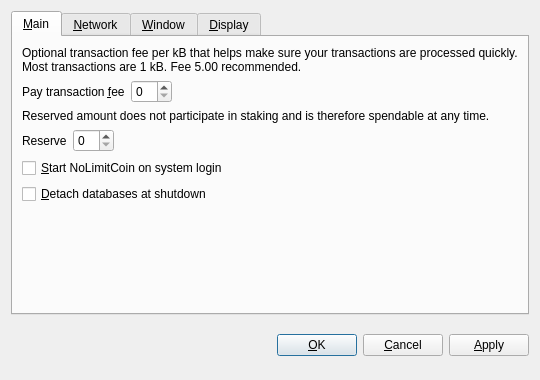
<?xml version="1.0" encoding="UTF-8"?>
<ui version="4.0">
 <class>OptionsDialog</class>
 <widget class="QDialog" name="OptionsDialog">
  <property name="geometry">
   <rect>
    <x>0</x>
    <y>0</y>
    <width>540</width>
    <height>380</height>
   </rect>
  </property>
  <property name="windowTitle">
   <string>Options</string>
  </property>
  <property name="modal">
   <bool>true</bool>
  </property>
  <layout class="QVBoxLayout" name="verticalLayout">
   <item>
    <widget class="QTabWidget" name="tabWidget">
     <property name="tabPosition">
      <enum>QTabWidget::North</enum>
     </property>
     <property name="currentIndex">
      <number>0</number>
     </property>
     <widget class="QWidget" name="tabMain">
      <attribute name="title">
       <string>&amp;Main</string>
      </attribute>
      <layout class="QVBoxLayout" name="verticalLayout_Main">
       <item>
        <widget class="QLabel" name="transactionFeeInfoLabel">
         <property name="text">
          <string>Optional transaction fee per kB that helps make sure your transactions are processed quickly. Most transactions are 1 kB. Fee 5.00 recommended.</string>
         </property>
         <property name="textFormat">
          <enum>Qt::PlainText</enum>
         </property>
         <property name="wordWrap">
          <bool>true</bool>
         </property>
        </widget>
       </item>
       <item>
        <layout class="QHBoxLayout" name="horizontalLayoutFee">
         <item>
          <widget class="QLabel" name="transactionFeeLabel">
           <property name="text">
            <string>Pay transaction &amp;fee</string>
           </property>
           <property name="textFormat">
            <enum>Qt::PlainText</enum>
           </property>
           <property name="buddy">
            <cstring>transactionFee</cstring>
           </property>
          </widget>
         </item>
         <item>
          <widget class="BitcoinAmountField" name="transactionFee"/>
         </item>
         <item>
          <spacer name="horizontalSpacerFee">
           <property name="orientation">
            <enum>Qt::Horizontal</enum>
           </property>
           <property name="sizeHint" stdset="0">
            <size>
             <width>40</width>
             <height>20</height>
            </size>
           </property>
          </spacer>
         </item>
        </layout>
       </item>
       <item>
        <widget class="QLabel" name="reserveBalanceInfoLabel">
         <property name="text">
          <string>Reserved amount does not participate in staking and is therefore spendable at any time.</string>
         </property>
         <property name="textFormat">
          <enum>Qt::PlainText</enum>
         </property>
         <property name="wordWrap">
          <bool>true</bool>
         </property>
        </widget>
       </item>
       <item>
        <layout class="QHBoxLayout" name="horizontalLayoutReserveBalance">
         <item>
          <widget class="QLabel" name="reserveBalanceLabel">
           <property name="text">
            <string>Reserve</string>
           </property>
           <property name="textFormat">
            <enum>Qt::PlainText</enum>
           </property>
           <property name="buddy">
            <cstring>reserveBalance</cstring>
           </property>
          </widget>
         </item>
         <item>
          <widget class="BitcoinAmountField" name="reserveBalance"/>
         </item>
         <item>
          <spacer name="horizontalSpacerReserveBalance">
           <property name="orientation">
            <enum>Qt::Horizontal</enum>
           </property>
           <property name="sizeHint" stdset="0">
            <size>
             <width>40</width>
             <height>20</height>
            </size>
           </property>
          </spacer>
         </item>
        </layout>
       </item>
       <item>
        <widget class="QCheckBox" name="bitcoinAtStartup">
         <property name="toolTip">
          <string>Automatically start NoLimitCoin after logging in to the system.</string>
         </property>
         <property name="text">
          <string>&amp;Start NoLimitCoin on system login</string>
         </property>
        </widget>
       </item>
       <item>
        <widget class="QCheckBox" name="detachDatabases">
         <property name="toolTip">
          <string>Detach block and address databases at shutdown. This means they can be moved to another data directory, but it slows down shutdown. The wallet is always detached.</string>
         </property>
         <property name="text">
          <string>&amp;Detach databases at shutdown</string>
         </property>
        </widget>
       </item>
       <item>
        <spacer name="verticalSpacer_Main">
         <property name="orientation">
          <enum>Qt::Vertical</enum>
         </property>
         <property name="sizeHint" stdset="0">
          <size>
           <width>20</width>
           <height>40</height>
          </size>
         </property>
        </spacer>
       </item>
      </layout>
     </widget>
     <widget class="QWidget" name="tabNetwork">
      <attribute name="title">
       <string>&amp;Network</string>
      </attribute>
      <layout class="QVBoxLayout" name="verticalLayout_Network">
       <item>
        <widget class="QCheckBox" name="mapPortUpnp">
         <property name="toolTip">
          <string>Automatically open the NoLimitCoin client port on the router. This only works when your router supports UPnP and it is enabled.</string>
         </property>
         <property name="text">
          <string>Map port using &amp;UPnP</string>
         </property>
        </widget>
       </item>
       <item>
        <widget class="QCheckBox" name="connectSocks">
         <property name="toolTip">
          <string>Connect to the NoLimitCoin network through a SOCKS proxy (e.g. when connecting through Tor).</string>
         </property>
         <property name="text">
          <string>&amp;Connect through SOCKS proxy:</string>
         </property>
        </widget>
       </item>
       <item>
        <layout class="QHBoxLayout" name="horizontalLayout_Network">
         <item>
          <widget class="QLabel" name="proxyIpLabel">
           <property name="text">
            <string>Proxy &amp;IP:</string>
           </property>
           <property name="textFormat">
            <enum>Qt::PlainText</enum>
           </property>
           <property name="buddy">
            <cstring>proxyIp</cstring>
           </property>
          </widget>
         </item>
         <item>
          <widget class="QValidatedLineEdit" name="proxyIp">
           <property name="maximumSize">
            <size>
             <width>140</width>
             <height>16777215</height>
            </size>
           </property>
           <property name="toolTip">
            <string>IP address of the proxy (e.g. 127.0.0.1)</string>
           </property>
          </widget>
         </item>
         <item>
          <widget class="QLabel" name="proxyPortLabel">
           <property name="text">
            <string>&amp;Port:</string>
           </property>
           <property name="textFormat">
            <enum>Qt::PlainText</enum>
           </property>
           <property name="buddy">
            <cstring>proxyPort</cstring>
           </property>
          </widget>
         </item>
         <item>
          <widget class="QLineEdit" name="proxyPort">
           <property name="maximumSize">
            <size>
             <width>55</width>
             <height>16777215</height>
            </size>
           </property>
           <property name="toolTip">
            <string>Port of the proxy (e.g. 9050)</string>
           </property>
          </widget>
         </item>
         <item>
          <widget class="QLabel" name="socksVersionLabel">
           <property name="text">
            <string>SOCKS &amp;Version:</string>
           </property>
           <property name="textFormat">
            <enum>Qt::PlainText</enum>
           </property>
           <property name="buddy">
            <cstring>socksVersion</cstring>
           </property>
          </widget>
         </item>
         <item>
          <widget class="QValueComboBox" name="socksVersion">
           <property name="toolTip">
            <string>SOCKS version of the proxy (e.g. 5)</string>
           </property>
          </widget>
         </item>
         <item>
          <spacer name="horizontalSpacer_Network">
           <property name="orientation">
            <enum>Qt::Horizontal</enum>
           </property>
           <property name="sizeHint" stdset="0">
            <size>
             <width>40</width>
             <height>20</height>
            </size>
           </property>
          </spacer>
         </item>
        </layout>
       </item>
       <item>
        <spacer name="verticalSpacer_Network">
         <property name="orientation">
          <enum>Qt::Vertical</enum>
         </property>
         <property name="sizeHint" stdset="0">
          <size>
           <width>20</width>
           <height>40</height>
          </size>
         </property>
        </spacer>
       </item>
      </layout>
     </widget>
     <widget class="QWidget" name="tabWindow">
      <attribute name="title">
       <string>&amp;Window</string>
      </attribute>
      <layout class="QVBoxLayout" name="verticalLayout_Window">
       <item>
        <widget class="QCheckBox" name="minimizeToTray">
         <property name="toolTip">
          <string>Show only a tray icon after minimizing the window.</string>
         </property>
         <property name="text">
          <string>&amp;Minimize to the tray instead of the taskbar</string>
         </property>
        </widget>
       </item>
       <item>
        <widget class="QCheckBox" name="minimizeOnClose">
         <property name="toolTip">
          <string>Minimize instead of exit the application when the window is closed. When this option is enabled, the application will be closed only after selecting Quit in the menu.</string>
         </property>
         <property name="text">
          <string>M&amp;inimize on close</string>
         </property>
        </widget>
       </item>
       <item>
        <spacer name="verticalSpacer_Window">
         <property name="orientation">
          <enum>Qt::Vertical</enum>
         </property>
         <property name="sizeHint" stdset="0">
          <size>
           <width>20</width>
           <height>40</height>
          </size>
         </property>
        </spacer>
       </item>
      </layout>
     </widget>
     <widget class="QWidget" name="tabDisplay">
      <attribute name="title">
       <string>&amp;Display</string>
      </attribute>
      <layout class="QVBoxLayout" name="verticalLayout_Display">
       <item>
        <layout class="QHBoxLayout" name="horizontalLayout_1_Display">
         <item>
          <widget class="QLabel" name="langLabel">
           <property name="text">
            <string>User Interface &amp;language:</string>
           </property>
           <property name="textFormat">
            <enum>Qt::PlainText</enum>
           </property>
           <property name="buddy">
            <cstring>lang</cstring>
           </property>
          </widget>
         </item>
         <item>
          <widget class="QValueComboBox" name="lang">
           <property name="toolTip">
            <string>The user interface language can be set here. This setting will take effect after restarting NoLimitCoin.</string>
           </property>
          </widget>
         </item>
        </layout>
       </item>
       <item>
        <layout class="QHBoxLayout" name="horizontalLayout_2_Display">
         <item>
          <widget class="QLabel" name="unitLabel">
           <property name="text">
            <string>&amp;Unit to show amounts in:</string>
           </property>
           <property name="textFormat">
            <enum>Qt::PlainText</enum>
           </property>
           <property name="buddy">
            <cstring>unit</cstring>
           </property>
          </widget>
         </item>
         <item>
          <widget class="QValueComboBox" name="unit">
           <property name="toolTip">
            <string>Choose the default subdivision unit to show in the interface and when sending coins.</string>
           </property>
          </widget>
         </item>
        </layout>
       </item>
       <item>
        <widget class="QCheckBox" name="displayAddresses">
         <property name="toolTip">
          <string>Whether to show NoLimitCoin addresses in the transaction list or not.</string>
         </property>
         <property name="text">
          <string>&amp;Display addresses in transaction list</string>
         </property>
        </widget>
       </item>
       <item>
        <widget class="QCheckBox" name="coinControlFeatures">
         <property name="toolTip">
          <string>Whether to show coin control features or not.</string>
         </property>
         <property name="text">
          <string>Display coin &amp;control features (experts only!)</string>
         </property>
        </widget>
       </item>
       <item>
        <spacer name="verticalSpacer_Display">
         <property name="orientation">
          <enum>Qt::Vertical</enum>
         </property>
         <property name="sizeHint" stdset="0">
          <size>
           <width>20</width>
           <height>40</height>
          </size>
         </property>
        </spacer>
       </item>
      </layout>
     </widget>
    </widget>
   </item>
   <item>
    <layout class="QHBoxLayout" name="horizontalLayout_Buttons">
     <item>
      <spacer name="horizontalSpacer_1">
       <property name="orientation">
        <enum>Qt::Horizontal</enum>
       </property>
       <property name="sizeHint" stdset="0">
        <size>
         <width>40</width>
         <height>48</height>
        </size>
       </property>
      </spacer>
     </item>
     <item>
      <widget class="QLabel" name="statusLabel">
       <property name="font">
        <font>
         <weight>75</weight>
         <bold>true</bold>
        </font>
       </property>
       <property name="text">
        <string/>
       </property>
       <property name="textFormat">
        <enum>Qt::PlainText</enum>
       </property>
       <property name="wordWrap">
        <bool>true</bool>
       </property>
      </widget>
     </item>
     <item>
      <spacer name="horizontalSpacer_2">
       <property name="orientation">
        <enum>Qt::Horizontal</enum>
       </property>
       <property name="sizeHint" stdset="0">
        <size>
         <width>40</width>
         <height>48</height>
        </size>
       </property>
      </spacer>
     </item>
     <item>
      <widget class="QPushButton" name="okButton">
       <property name="text">
        <string>&amp;OK</string>
       </property>
      </widget>
     </item>
     <item>
      <widget class="QPushButton" name="cancelButton">
       <property name="text">
        <string>&amp;Cancel</string>
       </property>
       <property name="autoDefault">
        <bool>false</bool>
       </property>
      </widget>
     </item>
     <item>
      <widget class="QPushButton" name="applyButton">
       <property name="text">
        <string>&amp;Apply</string>
       </property>
       <property name="autoDefault">
        <bool>false</bool>
       </property>
      </widget>
     </item>
    </layout>
   </item>
  </layout>
 </widget>
 <customwidgets>
  <customwidget>
   <class>BitcoinAmountField</class>
   <extends>QSpinBox</extends>
   <header>bitcoinamountfield.h</header>
  </customwidget>
  <customwidget>
   <class>QValueComboBox</class>
   <extends>QComboBox</extends>
   <header>qvaluecombobox.h</header>
  </customwidget>
  <customwidget>
   <class>QValidatedLineEdit</class>
   <extends>QLineEdit</extends>
   <header>qvalidatedlineedit.h</header>
  </customwidget>
 </customwidgets>
 <resources/>
 <connections/>
</ui>
